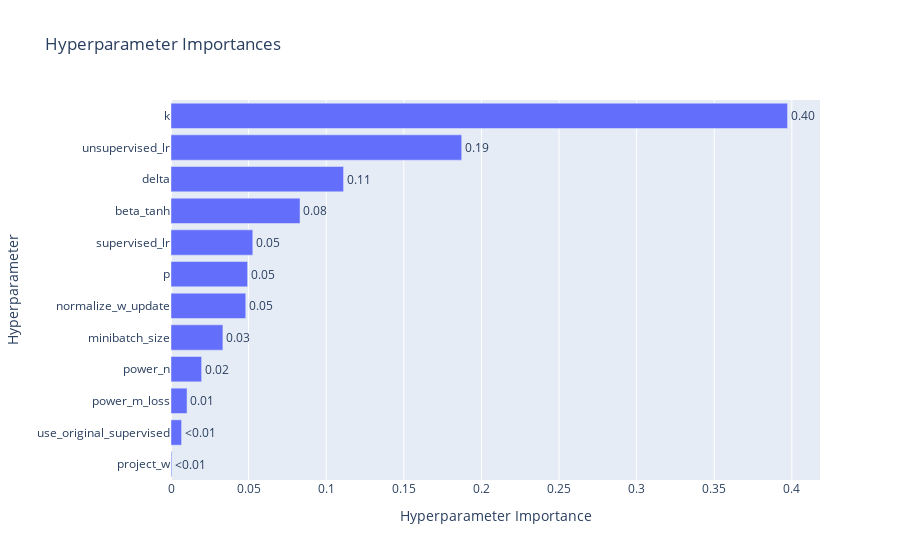

Notebook source saved alongside this figure:
### Markdown cell above
We plot the importance of each hyperparameter as computed by bayesian optimization by fANOVA

(fANOVA fits a random forest regression model that predicts the objective values of COMPLETE trials given their parameter configurations. The more accurate this model is, the more reliable the importances assessed by this class are.)

We also plot some hyperparameter against error rate values.

Some observations: ....

### Code cell
optuna.visualization.plot_param_importances(initial_study).show()

### Figure 1 — Plotly figure (JSON) as saved in the notebook; plotly's stock layout.template omitted (floating-point values rounded to 4 significant figures)
{"data": [{"cliponaxis": false, "hovertemplate": ["project_w (CategoricalDistribution): 0.0005304058923996779<extra></extra>", "use_original_supervised (CategoricalDistribution): 0.006824790886673654<extra></extra>", "power_m_loss (IntDistribution): 0.010348937958229155<extra></extra>", "power_n (IntDistribution): 0.019743422634565487<extra></extra>", "minibatch_size (IntDistribution): 0.033438082918067054<extra></extra>", "normalize_w_update (CategoricalDistribution): 0.048175181809160354<extra></extra>", "p (IntDistribution): 0.049363895075938066<extra></extra>", "supervised_lr (FloatDistribution): 0.05270401768754111<extra></extra>", "beta_tanh (FloatDistribution): 0.08314218443304759<extra></extra>", "delta (FloatDistribution): 0.11117999282280297<extra></extra>", "unsupervised_lr (FloatDistribution): 0.18730538227796434<extra></extra>", "k (IntDistribution): 0.3972437056036108<extra></extra>"], "name": "Objective Value", "orientation": "h", "text": ["<0.01", "<0.01", "0.01", "0.02", "0.03", "0.05", "0.05", "0.05", "0.08", "0.11", "0.19", "0.40"], "textposition": "outside", "type": "bar", "x": [0.0005304, 0.006825, 0.01035, 0.01974, 0.03344, 0.04818, 0.04936, 0.0527, 0.08314, 0.1112, 0.1873, 0.3972], "y": ["project_w", "use_original_supervised", "power_m_loss", "power_n", "minibatch_size", "normalize_w_update", "p", "supervised_lr", "beta_tanh", "delta", "unsupervised_lr", "k"]}], "layout": {"title": {"text": "Hyperparameter Importances"}, "xaxis": {"title": {"text": "Hyperparameter Importance"}}, "yaxis": {"title": {"text": "Hyperparameter"}}}}
